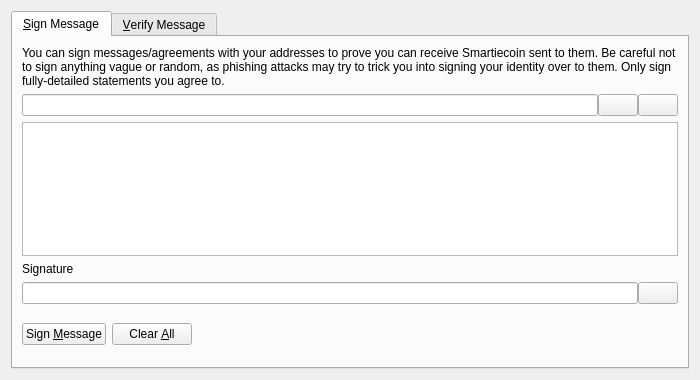
<?xml version="1.0" encoding="UTF-8"?>
<ui version="4.0">
 <class>SignVerifyMessageDialog</class>
 <widget class="QDialog" name="SignVerifyMessageDialog">
  <property name="geometry">
   <rect>
    <x>0</x>
    <y>0</y>
    <width>700</width>
    <height>380</height>
   </rect>
  </property>
  <property name="windowTitle">
   <string>Signatures - Sign / Verify a Message</string>
  </property>
  <property name="modal">
   <bool>true</bool>
  </property>
  <layout class="QVBoxLayout" name="verticalLayout">
   <item>
    <widget class="QTabWidget" name="tabWidget">
     <property name="currentIndex">
      <number>0</number>
     </property>
     <widget class="QWidget" name="tabSignMessage">
      <attribute name="title">
       <string>&amp;Sign Message</string>
      </attribute>
      <layout class="QVBoxLayout" name="verticalLayout_SM">
       <item>
        <widget class="QLabel" name="infoLabel_SM">
         <property name="text">
          <string>You can sign messages/agreements with your addresses to prove you can receive Smartiecoin sent to them. Be careful not to sign anything vague or random, as phishing attacks may try to trick you into signing your identity over to them. Only sign fully-detailed statements you agree to.</string>
         </property>
         <property name="textFormat">
          <enum>Qt::PlainText</enum>
         </property>
         <property name="wordWrap">
          <bool>true</bool>
         </property>
        </widget>
       </item>
       <item>
        <layout class="QHBoxLayout" name="horizontalLayout_1_SM">
         <property name="spacing">
          <number>0</number>
         </property>
         <item>
          <widget class="QValidatedLineEdit" name="addressIn_SM">
           <property name="toolTip">
            <string>The Smartiecoin address to sign the message with</string>
           </property>
          </widget>
         </item>
         <item>
          <widget class="QPushButton" name="addressBookButton_SM">
           <property name="toolTip">
            <string>Choose previously used address</string>
           </property>
           <property name="text">
            <string/>
           </property>
           <property name="shortcut">
            <string>Alt+A</string>
           </property>
           <property name="autoDefault">
            <bool>false</bool>
           </property>
          </widget>
         </item>
         <item>
          <widget class="QPushButton" name="pasteButton_SM">
           <property name="toolTip">
            <string>Paste address from clipboard</string>
           </property>
           <property name="text">
            <string/>
           </property>
           <property name="shortcut">
            <string>Alt+P</string>
           </property>
           <property name="autoDefault">
            <bool>false</bool>
           </property>
          </widget>
         </item>
        </layout>
       </item>
       <item>
        <widget class="QPlainTextEdit" name="messageIn_SM">
         <property name="toolTip">
          <string>Enter the message you want to sign here</string>
         </property>
        </widget>
       </item>
       <item>
        <widget class="QLabel" name="signatureLabel_SM">
         <property name="text">
          <string>Signature</string>
         </property>
         <property name="textFormat">
          <enum>Qt::PlainText</enum>
         </property>
        </widget>
       </item>
       <item>
        <layout class="QHBoxLayout" name="horizontalLayout_2_SM">
         <property name="spacing">
          <number>0</number>
         </property>
         <item>
          <widget class="QLineEdit" name="signatureOut_SM">
           <property name="font">
            <font>
             <italic>true</italic>
            </font>
           </property>
           <property name="readOnly">
            <bool>true</bool>
           </property>
          </widget>
         </item>
         <item>
          <widget class="QPushButton" name="copySignatureButton_SM">
           <property name="toolTip">
            <string>Copy the current signature to the system clipboard</string>
           </property>
           <property name="text">
            <string/>
           </property>
           <property name="autoDefault">
            <bool>false</bool>
           </property>
          </widget>
         </item>
        </layout>
       </item>
       <item>
        <layout class="QHBoxLayout" name="horizontalLayout_3_SM">
         <item>
          <widget class="QPushButton" name="signMessageButton_SM">
           <property name="toolTip">
            <string>Sign the message to prove you own this Smartiecoin address</string>
           </property>
           <property name="text">
            <string>Sign &amp;Message</string>
           </property>
           <property name="autoDefault">
            <bool>false</bool>
           </property>
          </widget>
         </item>
         <item>
          <widget class="QPushButton" name="clearButton_SM">
           <property name="toolTip">
            <string>Reset all sign message fields</string>
           </property>
           <property name="text">
            <string>Clear &amp;All</string>
           </property>
           <property name="autoDefault">
            <bool>false</bool>
           </property>
          </widget>
         </item>
         <item>
          <spacer name="horizontalSpacer_1_SM">
           <property name="orientation">
            <enum>Qt::Horizontal</enum>
           </property>
           <property name="sizeHint" stdset="0">
            <size>
             <width>40</width>
             <height>48</height>
            </size>
           </property>
          </spacer>
         </item>
         <item>
          <widget class="QLabel" name="statusLabel_SM">
           <property name="font">
            <font>
             <weight>75</weight>
             <bold>true</bold>
            </font>
           </property>
           <property name="text">
            <string/>
           </property>
           <property name="wordWrap">
            <bool>true</bool>
           </property>
          </widget>
         </item>
         <item>
          <spacer name="horizontalSpacer_2_SM">
           <property name="orientation">
            <enum>Qt::Horizontal</enum>
           </property>
           <property name="sizeHint" stdset="0">
            <size>
             <width>40</width>
             <height>48</height>
            </size>
           </property>
          </spacer>
         </item>
        </layout>
       </item>
      </layout>
     </widget>
     <widget class="QWidget" name="tabVerifyMessage">
      <attribute name="title">
       <string>&amp;Verify Message</string>
      </attribute>
      <layout class="QVBoxLayout" name="verticalLayout_VM">
       <item>
        <widget class="QLabel" name="infoLabel_VM">
         <property name="text">
          <string>Enter the receiver's address, message (ensure you copy line breaks, spaces, tabs, etc. exactly) and signature below to verify the message. Be careful not to read more into the signature than what is in the signed message itself, to avoid being tricked by a man-in-the-middle attack. Note that this only proves the signing party receives with the address, it cannot prove sendership of any transaction!</string>
         </property>
         <property name="textFormat">
          <enum>Qt::PlainText</enum>
         </property>
         <property name="alignment">
          <set>Qt::AlignLeading|Qt::AlignLeft|Qt::AlignTop</set>
         </property>
         <property name="wordWrap">
          <bool>true</bool>
         </property>
        </widget>
       </item>
       <item>
        <layout class="QHBoxLayout" name="horizontalLayout_1_VM">
         <property name="spacing">
          <number>0</number>
         </property>
         <item>
          <widget class="QValidatedLineEdit" name="addressIn_VM">
           <property name="toolTip">
            <string>The Smartiecoin address the message was signed with</string>
           </property>
          </widget>
         </item>
         <item>
          <widget class="QPushButton" name="addressBookButton_VM">
           <property name="toolTip">
            <string>Choose previously used address</string>
           </property>
           <property name="text">
            <string/>
           </property>
           <property name="shortcut">
            <string>Alt+A</string>
           </property>
           <property name="autoDefault">
            <bool>false</bool>
           </property>
          </widget>
         </item>
        </layout>
       </item>
       <item>
        <widget class="QPlainTextEdit" name="messageIn_VM"/>
       </item>
       <item>
        <widget class="QValidatedLineEdit" name="signatureIn_VM"/>
       </item>
       <item>
        <layout class="QHBoxLayout" name="horizontalLayout_2_VM">
         <item>
          <widget class="QPushButton" name="verifyMessageButton_VM">
           <property name="toolTip">
            <string>Verify the message to ensure it was signed with the specified Smartiecoin address</string>
           </property>
           <property name="text">
            <string>Verify &amp;Message</string>
           </property>
           <property name="autoDefault">
            <bool>false</bool>
           </property>
          </widget>
         </item>
         <item>
          <widget class="QPushButton" name="clearButton_VM">
           <property name="toolTip">
            <string>Reset all verify message fields</string>
           </property>
           <property name="text">
            <string>Clear &amp;All</string>
           </property>
           <property name="autoDefault">
            <bool>false</bool>
           </property>
          </widget>
         </item>
         <item>
          <spacer name="horizontalSpacer_1_VM">
           <property name="orientation">
            <enum>Qt::Horizontal</enum>
           </property>
           <property name="sizeHint" stdset="0">
            <size>
             <width>40</width>
             <height>48</height>
            </size>
           </property>
          </spacer>
         </item>
         <item>
          <widget class="QLabel" name="statusLabel_VM">
           <property name="font">
            <font>
             <weight>75</weight>
             <bold>true</bold>
            </font>
           </property>
           <property name="text">
            <string/>
           </property>
           <property name="wordWrap">
            <bool>true</bool>
           </property>
          </widget>
         </item>
         <item>
          <spacer name="horizontalSpacer_2_VM">
           <property name="orientation">
            <enum>Qt::Horizontal</enum>
           </property>
           <property name="sizeHint" stdset="0">
            <size>
             <width>40</width>
             <height>48</height>
            </size>
           </property>
          </spacer>
         </item>
        </layout>
       </item>
      </layout>
     </widget>
    </widget>
   </item>
  </layout>
 </widget>
 <customwidgets>
  <customwidget>
   <class>QValidatedLineEdit</class>
   <extends>QLineEdit</extends>
   <header>qvalidatedlineedit.h</header>
  </customwidget>
 </customwidgets>
 <resources>
  <include location="../smartiecoin.qrc"/>
 </resources>
 <connections/>
</ui>
